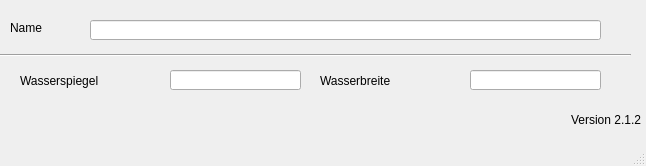
<?xml version="1.0" encoding="UTF-8"?>
<ui version="4.0">
 <class>MainWindow</class>
 <widget class="QMainWindow" name="MainWindow">
  <property name="geometry">
   <rect>
    <x>0</x>
    <y>0</y>
    <width>646</width>
    <height>166</height>
   </rect>
  </property>
  <property name="windowTitle">
   <string>MainWindow</string>
  </property>
  <widget class="QWidget" name="centralwidget">
   <widget class="QLabel" name="label">
    <property name="geometry">
     <rect>
      <x>10</x>
      <y>20</y>
      <width>46</width>
      <height>16</height>
     </rect>
    </property>
    <property name="text">
     <string>Name</string>
    </property>
   </widget>
   <widget class="QLabel" name="label_20">
    <property name="geometry">
     <rect>
      <x>20</x>
      <y>70</y>
      <width>121</width>
      <height>21</height>
     </rect>
    </property>
    <property name="text">
     <string>Wasserspiegel</string>
    </property>
   </widget>
   <widget class="Line" name="line">
    <property name="geometry">
     <rect>
      <x>0</x>
      <y>40</y>
      <width>631</width>
      <height>31</height>
     </rect>
    </property>
    <property name="orientation">
     <enum>Qt::Horizontal</enum>
    </property>
   </widget>
   <widget class="QLineEdit" name="profilnam">
    <property name="geometry">
     <rect>
      <x>90</x>
      <y>20</y>
      <width>511</width>
      <height>20</height>
     </rect>
    </property>
   </widget>
   <widget class="QLineEdit" name="wspiegel">
    <property name="geometry">
     <rect>
      <x>170</x>
      <y>70</y>
      <width>131</width>
      <height>20</height>
     </rect>
    </property>
   </widget>
   <widget class="QLabel" name="label_21">
    <property name="geometry">
     <rect>
      <x>320</x>
      <y>70</y>
      <width>121</width>
      <height>21</height>
     </rect>
    </property>
    <property name="text">
     <string>Wasserbreite</string>
    </property>
   </widget>
   <widget class="QLineEdit" name="wbreite">
    <property name="geometry">
     <rect>
      <x>470</x>
      <y>70</y>
      <width>131</width>
      <height>20</height>
     </rect>
    </property>
   </widget>
   <widget class="QLabel" name="lb_version">
    <property name="geometry">
     <rect>
      <x>570</x>
      <y>110</y>
      <width>71</width>
      <height>20</height>
     </rect>
    </property>
    <property name="toolTip">
     <string>Version QKan Import</string>
    </property>
    <property name="text">
     <string>Version 2.1.2</string>
    </property>
    <property name="alignment">
     <set>Qt::AlignRight|Qt::AlignTrailing|Qt::AlignVCenter</set>
    </property>
   </widget>
  </widget>
  <widget class="QMenuBar" name="menubar">
   <property name="geometry">
    <rect>
     <x>0</x>
     <y>0</y>
     <width>646</width>
     <height>21</height>
    </rect>
   </property>
  </widget>
  <widget class="QStatusBar" name="statusbar"/>
 </widget>
 <resources/>
 <connections/>
</ui>
